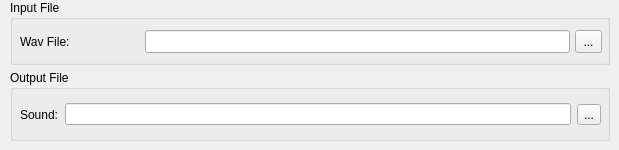
            <widget class="QWidget" name="multiPage">
             <widget class="QGroupBox" name="multiGroupBox">
              <property name="geometry">
               <rect>
                <x>10</x>
                <y>0</y>
                <width>600</width>
                <height>65</height>
               </rect>
              </property>
              <property name="title">
               <string>Input File</string>
              </property>
              <widget class="QLineEdit" name="aMultiEdit">
               <property name="geometry">
                <rect>
                 <x>135</x>
                 <y>30</y>
                 <width>425</width>
                 <height>23</height>
                </rect>
               </property>
               <property name="text">
                <string notr="true"/>
               </property>
               <property name="readOnly">
                <bool>true</bool>
               </property>
              </widget>
              <widget class="QToolButton" name="aMultiButton">
               <property name="geometry">
                <rect>
                 <x>565</x>
                 <y>30</y>
                 <width>27</width>
                 <height>23</height>
                </rect>
               </property>
               <property name="sizePolicy">
                <sizepolicy hsizetype="Fixed" vsizetype="Fixed">
                 <horstretch>27</horstretch>
                 <verstretch>25</verstretch>
                </sizepolicy>
               </property>
               <property name="text">
                <string notr="true">...</string>
               </property>
              </widget>
              <widget class="QLabel" name="aMultiLabel">
               <property name="geometry">
                <rect>
                 <x>10</x>
                 <y>30</y>
                 <width>115</width>
                 <height>23</height>
                </rect>
               </property>
               <property name="text">
                <string>Wav File:</string>
               </property>
              </widget>
             </widget>
             <widget class="QGroupBox" name="amxfOutGroupBox_2">
              <property name="geometry">
               <rect>
                <x>10</x>
                <y>70</y>
                <width>600</width>
                <height>71</height>
               </rect>
              </property>
              <property name="title">
               <string>Output File</string>
              </property>
              <widget class="QWidget" name="layoutWidget5">
               <property name="geometry">
                <rect>
                 <x>10</x>
                 <y>30</y>
                 <width>581</width>
                 <height>29</height>
                </rect>
               </property>
               <layout class="QGridLayout" name="gridLayout_6">
                <item row="0" column="0">
                 <widget class="QLabel" name="aMxfOutLabelMulti">
                  <property name="sizePolicy">
                   <sizepolicy hsizetype="Preferred" vsizetype="Fixed">
                    <horstretch>0</horstretch>
                    <verstretch>25</verstretch>
                   </sizepolicy>
                  </property>
                  <property name="minimumSize">
                   <size>
                    <width>0</width>
                    <height>25</height>
                   </size>
                  </property>
                  <property name="text">
                   <string>Sound:</string>
                  </property>
                 </widget>
                </item>
                <item row="0" column="1">
                 <widget class="QLineEdit" name="aMxfOutEditMulti">
                  <property name="sizePolicy">
                   <sizepolicy hsizetype="Expanding" vsizetype="Fixed">
                    <horstretch>0</horstretch>
                    <verstretch>25</verstretch>
                   </sizepolicy>
                  </property>
                  <property name="text">
                   <string notr="true"/>
                  </property>
                  <property name="readOnly">
                   <bool>true</bool>
                  </property>
                 </widget>
                </item>
                <item row="0" column="2">
                 <widget class="QToolButton" name="aMxfOutButtonMulti">
                  <property name="sizePolicy">
                   <sizepolicy hsizetype="Fixed" vsizetype="Fixed">
                    <horstretch>27</horstretch>
                    <verstretch>25</verstretch>
                   </sizepolicy>
                  </property>
                  <property name="text">
                   <string notr="true">...</string>
                  </property>
                 </widget>
                </item>
               </layout>
              </widget>
             </widget>
            </widget>
